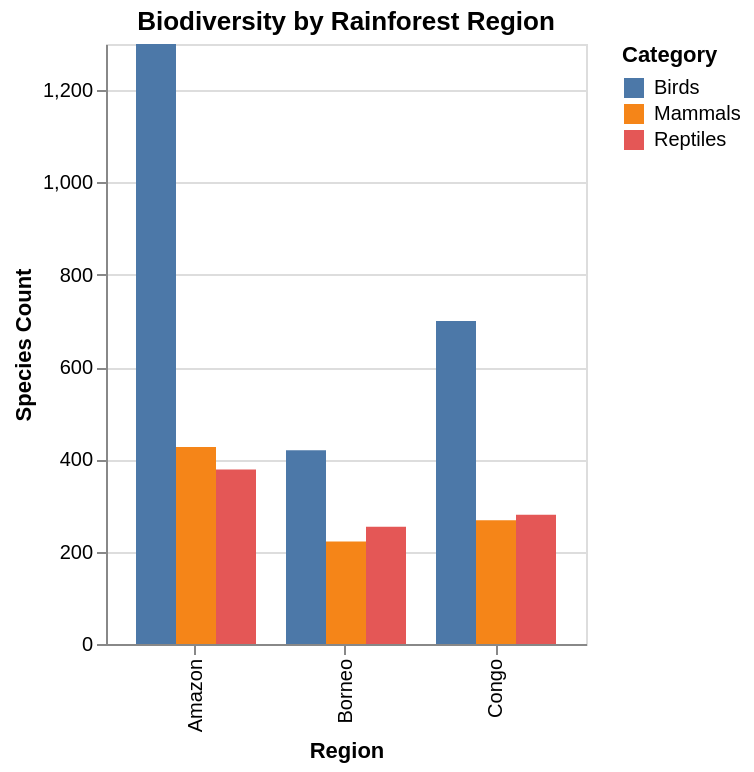

Source (Vega-Lite JSON):
### Vega-Lite specification from a JSON file in a GitHub repository (floating-point values rounded to 4 significant figures)
{"$schema": "https://vega.github.io/schema/vega-lite/v6.json", "description": "Biodiversity counts by region", "data": {"values": [{"region": "Amazon", "category": "Mammals", "count": 427}, {"region": "Amazon", "category": "Birds", "count": 1300}, {"region": "Amazon", "category": "Reptiles", "count": 378}, {"region": "Congo", "category": "Mammals", "count": 268}, {"region": "Congo", "category": "Birds", "count": 700}, {"region": "Congo", "category": "Reptiles", "count": 280}, {"region": "Borneo", "category": "Mammals", "count": 222}, {"region": "Borneo", "category": "Birds", "count": 420}, {"region": "Borneo", "category": "Reptiles", "count": 254}]}, "mark": "bar", "encoding": {"x": {"field": "region", "type": "nominal", "axis": {"title": "Region"}}, "y": {"field": "count", "type": "quantitative", "axis": {"title": "Species Count"}}, "color": {"field": "category", "type": "nominal", "legend": {"title": "Category"}}, "xOffset": {"field": "category"}}, "title": "Biodiversity by Rainforest Region"}
